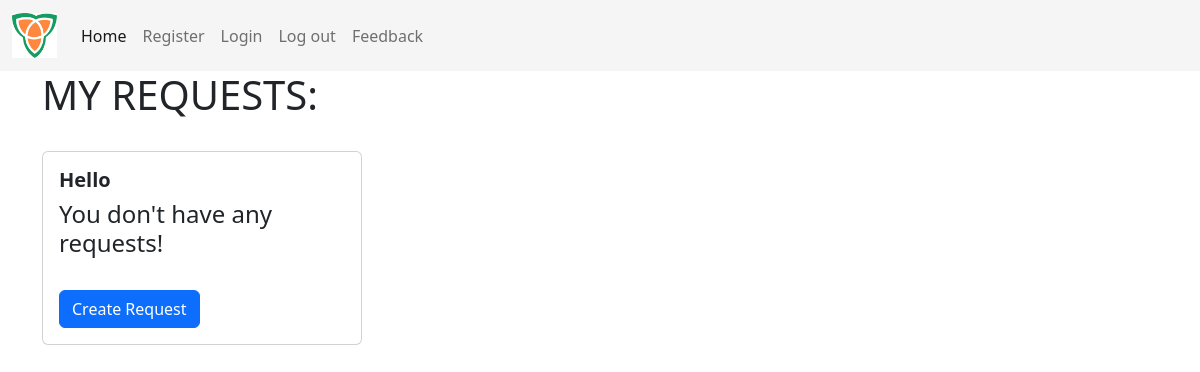
Before: /requests/2 with the older database file.
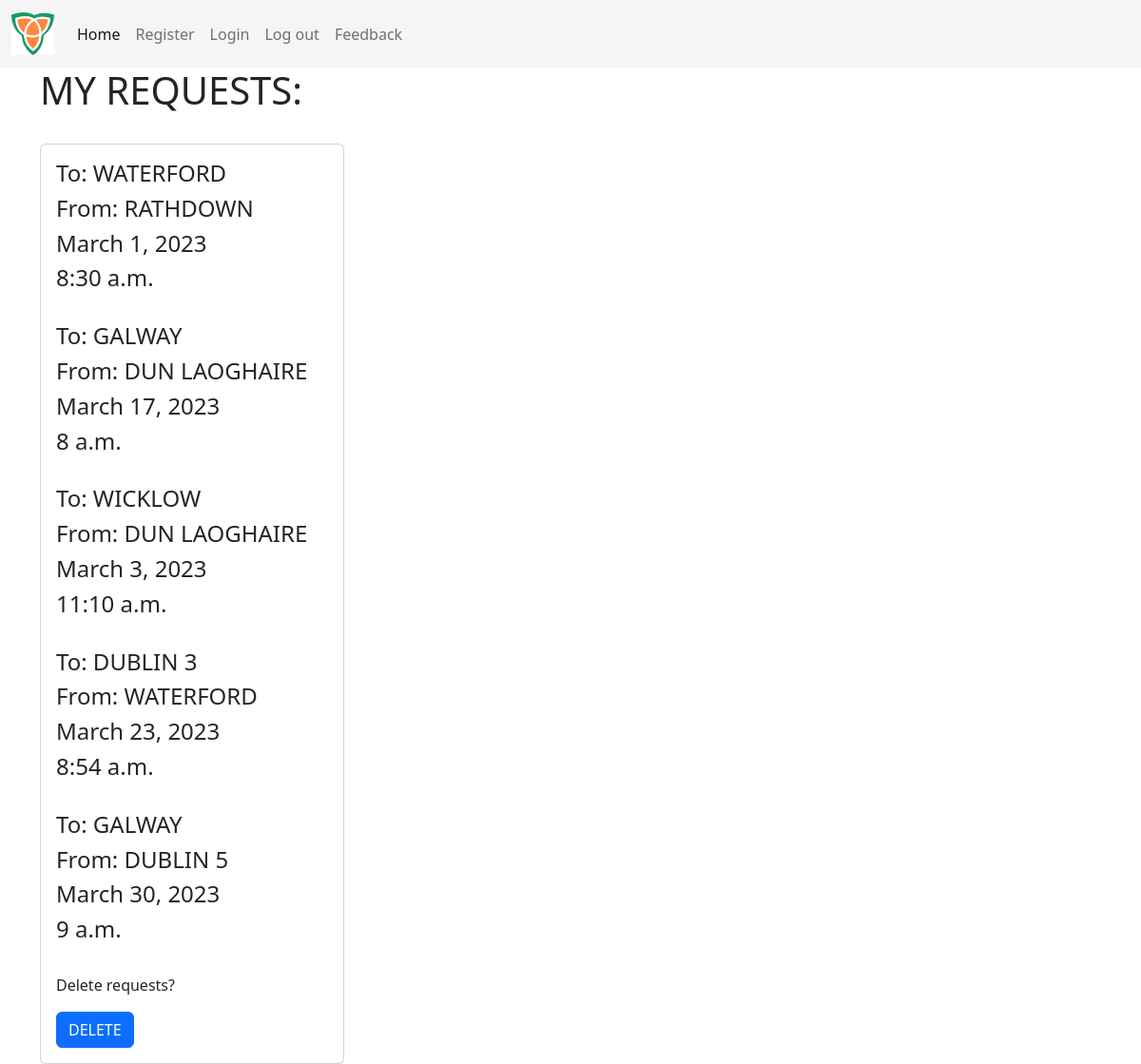
After: the same page with the newer database file.
### carpool/models.py (models this page shows)
class Post(models.Model):
    text_destination = models.CharField(max_length=140, blank=False, null=False)
    text_origin = models.CharField(max_length=140, blank=False, null=False)
    text_date = models.DateField(blank=False, null=False)
    text_time = models.TimeField(blank=False, null=False)
    user = models.ForeignKey(User, on_delete=models.CASCADE)

### carpool/views.py (the view)
# urls.py: path('requests/<int:pk>', SeeRequests.as_view(), name='requests'),   # url to see the created requests
class SeeRequests(ListView):
    model = Post
    template_name = 'my_requests.html'
    context_object_name = 'post_list'
    def get_queryset(self):  # returns list of published requests
        post_list = Post.objects.filter(user_id=self.kwargs["pk"])
        return post_list

### templates/my_requests.html (shortened to what this page needs)
{% extends "base.html" %}
{% block content %}
     <h1> MY REQUESTS:</h1>
    <br>
    <div class="card" style="width: 20rem;">
      <div class="card-body">
         {% if post_list %}
           {% for postOffers in post_list %}
                 <h4>To: {{ postOffers.text_destination }}</h4>
                 <h4>From: {{ postOffers.text_origin }}</h4>
                 <h4>{{ postOffers.text_date }}</h4>
                 <H4>{{ postOffers.text_time }}</H4>
                  <br>
           {% endfor %}
             <p class="card-text">Delete requests?</p>
        <div>
        <a href="{% url 'carpool:delete' user.id %}" role="button"  class="btn btn-primary" > DELETE </a>
        </div>
            {% else %}
              <h5><b>Hello {{ user.username }} </b></h5>
             <h4>You don't have any requests!</h4>
             <br>
              <div>
              <a href="{% url 'carpool:post' user.id %}" role="button"  class="btn btn-primary" > Create Request  </a>
              </div>
         {% endif %}
     </div>
    </div>
{% endblock %}

Changed rows visible on the page:
now on this page (row edited): Post: text_destination "WATERFORD", text_origin "RATHDOWN", text_date "March 1, 2023", text_time "8:30 a.m."
now on this page (row edited): Post: text_destination "GALWAY", text_origin "DUN LAOGHAIRE", text_date "March 17, 2023", text_time "8 a.m."
now on this page (row edited): Post: text_destination "WICKLOW", text_origin "DUN LAOGHAIRE", text_date "March 3, 2023", text_time "11:10 a.m."
now on this page (row edited): Post: text_destination "DUBLIN 3", text_origin "WATERFORD", text_date "March 23, 2023", text_time "8:54 a.m."
now on this page (row edited): Post: text_destination "GALWAY", text_origin "DUBLIN 5", text_date "March 30, 2023", text_time "9 a.m."
Other visible differences:
text no longer shown: "Hello You don't have any requests! Create Request"
text now shown: "Delete requests? DELETE"
